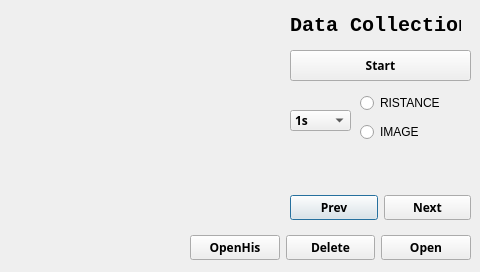
<?xml version="1.0" encoding="UTF-8"?>
<ui version="4.0">
 <class>Qt1</class>
 <widget class="QDialog" name="Qt1">
  <property name="geometry">
   <rect>
    <x>0</x>
    <y>0</y>
    <width>480</width>
    <height>272</height>
   </rect>
  </property>
  <property name="windowTitle">
   <string>Dialog</string>
  </property>
  <widget class="QLabel" name="lb_time">
   <property name="geometry">
    <rect>
     <x>10</x>
     <y>240</y>
     <width>171</width>
     <height>20</height>
    </rect>
   </property>
   <property name="text">
    <string/>
   </property>
  </widget>
  <widget class="QLabel" name="lb_pic">
   <property name="geometry">
    <rect>
     <x>10</x>
     <y>10</y>
     <width>271</width>
     <height>201</height>
    </rect>
   </property>
   <property name="text">
    <string/>
   </property>
  </widget>
  <widget class="QLabel" name="label_camera">
   <property name="geometry">
    <rect>
     <x>290</x>
     <y>10</y>
     <width>171</width>
     <height>31</height>
    </rect>
   </property>
   <property name="font">
    <font>
     <family>Consolas</family>
     <pointsize>15</pointsize>
     <weight>75</weight>
     <bold>true</bold>
    </font>
   </property>
   <property name="text">
    <string>Data Collection</string>
   </property>
  </widget>
  <widget class="QWidget" name="layoutWidget">
   <property name="geometry">
    <rect>
     <x>290</x>
     <y>190</y>
     <width>181</width>
     <height>36</height>
    </rect>
   </property>
   <layout class="QHBoxLayout" name="horizontalLayout">
    <item>
     <widget class="QPushButton" name="pb_prev">
      <property name="font">
       <font>
        <family>Ubuntu Condensed</family>
        <weight>75</weight>
        <bold>true</bold>
       </font>
      </property>
      <property name="text">
       <string>Prev</string>
      </property>
     </widget>
    </item>
    <item>
     <widget class="QPushButton" name="pb_next">
      <property name="font">
       <font>
        <family>Ubuntu Condensed</family>
        <weight>75</weight>
        <bold>true</bold>
       </font>
      </property>
      <property name="text">
       <string>Next</string>
      </property>
     </widget>
    </item>
   </layout>
  </widget>
  <widget class="QWidget" name="layoutWidget">
   <property name="geometry">
    <rect>
     <x>190</x>
     <y>230</y>
     <width>281</width>
     <height>36</height>
    </rect>
   </property>
   <layout class="QHBoxLayout" name="horizontalLayout_2">
    <item>
     <widget class="QPushButton" name="pb_history">
      <property name="font">
       <font>
        <family>Ubuntu Condensed</family>
        <weight>75</weight>
        <bold>true</bold>
       </font>
      </property>
      <property name="text">
       <string>OpenHis</string>
      </property>
     </widget>
    </item>
    <item>
     <widget class="QPushButton" name="pb_del">
      <property name="font">
       <font>
        <family>Ubuntu Condensed</family>
        <weight>75</weight>
        <bold>true</bold>
       </font>
      </property>
      <property name="text">
       <string>Delete</string>
      </property>
     </widget>
    </item>
    <item>
     <widget class="QPushButton" name="pb_open">
      <property name="font">
       <font>
        <family>Ubuntu Condensed</family>
        <weight>75</weight>
        <bold>true</bold>
       </font>
      </property>
      <property name="text">
       <string>Open</string>
      </property>
     </widget>
    </item>
   </layout>
  </widget>
  <widget class="QPushButton" name="pb_start">
   <property name="geometry">
    <rect>
     <x>290</x>
     <y>50</y>
     <width>181</width>
     <height>31</height>
    </rect>
   </property>
   <property name="font">
    <font>
     <family>Ubuntu Condensed</family>
     <weight>75</weight>
     <bold>true</bold>
    </font>
   </property>
   <property name="text">
    <string>Start</string>
   </property>
  </widget>
  <widget class="QComboBox" name="comboBox">
   <property name="geometry">
    <rect>
     <x>290</x>
     <y>110</y>
     <width>61</width>
     <height>21</height>
    </rect>
   </property>
   <property name="font">
    <font>
     <family>Ubuntu Condensed</family>
     <weight>75</weight>
     <bold>true</bold>
    </font>
   </property>
   <item>
    <property name="text">
     <string>1s</string>
    </property>
   </item>
  </widget>
  <widget class="QLabel" name="lb_num">
   <property name="geometry">
    <rect>
     <x>10</x>
     <y>220</y>
     <width>51</width>
     <height>21</height>
    </rect>
   </property>
   <property name="text">
    <string/>
   </property>
  </widget>
  <widget class="QWidget" name="layoutWidget_3">
   <property name="geometry">
    <rect>
     <x>360</x>
     <y>90</y>
     <width>116</width>
     <height>55</height>
    </rect>
   </property>
   <layout class="QVBoxLayout" name="verticalLayout_3">
    <item>
     <widget class="QRadioButton" name="rb_resistance">
      <property name="text">
       <string>RISTANCE</string>
      </property>
     </widget>
    </item>
    <item>
     <widget class="QRadioButton" name="rb_image">
      <property name="text">
       <string>IMAGE</string>
      </property>
     </widget>
    </item>
   </layout>
  </widget>
  <widget class="QLabel" name="lb_R">
   <property name="geometry">
    <rect>
     <x>290</x>
     <y>160</y>
     <width>181</width>
     <height>20</height>
    </rect>
   </property>
   <property name="text">
    <string/>
   </property>
  </widget>
 </widget>
 <resources/>
 <connections/>
</ui>
